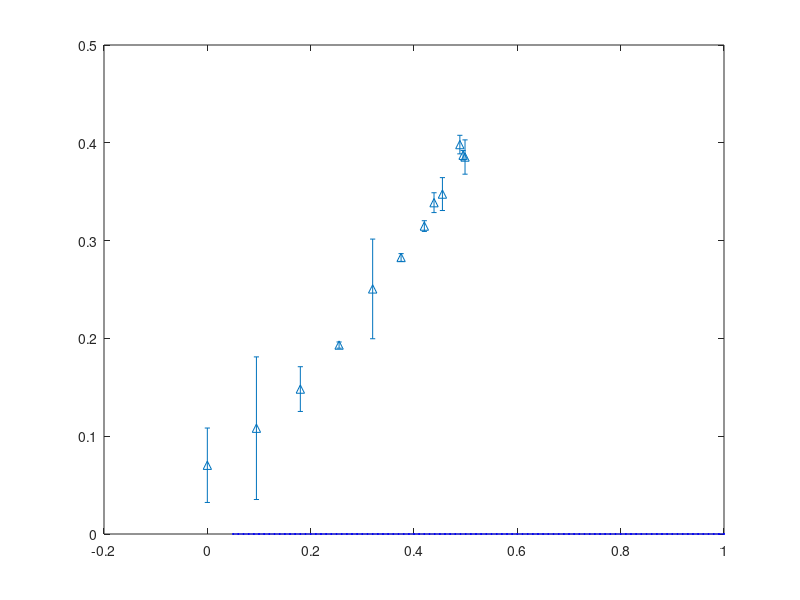

Write the MATLAB code that produced this figure. (Note: this script raises an error after producing the figure.)
close all

% Simulation

addpath('Radius Ratio Variation Simulation Data/')

radiusRatio_array = 0.05:0.01:1;
norm_height_sim = zeros(length(radiusRatio_array),1);

for i = 1:length(radiusRatio_array)
    try
    radiusRatio = radiusRatio_array(i);
    jobName = sprintf( ['r-bi-', '%.0f'], radiusRatio*100);
    filename_short = ['final-short-',jobName,'-output.txt'];

    data_sim=importdata(filename_short);
    
    norm_height_sim (i) = data_sim(1)/0.11;
    catch
        fprintf("Error: File not Found for Radius Ratio %.0f", radiusRatio_array(i));
    end
end

%Experiment
radiusRatio_array_exp = [0.05 0.1 0.15 0.3 0.35 0.4 0.5 0.6 0.7 0.8 0.9 1];
norm_height_exp1 = [41.00, 42.4, 43.10,36.4,36,34,30.6,29.3,21.6,17.9,5,3.9]/110;
norm_height_exp2 = [44.6,42.2,45,40.1,37.7,35.2,31.3,32.1,21.25,13.4,10,12.2]/110;
norm_height_exp3 = [41.6,43.2,43.3,38.2,38.1,34.7,31.4,21.3,20.9,17.6,20.7,7.1]/110;

norm_height_exp = (norm_height_exp1+norm_height_exp2+norm_height_exp3)/3;

error_norm_height_exp = std([norm_height_exp1;norm_height_exp2;norm_height_exp3]);

p = polyfit(radiusRatio_array_exp, norm_height_exp, 3);
py = polyval(p, radiusRatio_array_exp);

pWidth = 4; % inches
pHeight = 3;
colpos = [247 148 30;0 166 81;237 28 36;0 174 239; 0 0 0]/255; % colors

h1 = figure(1);

plot(radiusRatio_array,norm_height_sim,"b*-",'DisplayName','Simulation','MarkerSize',1);
hold on
errorbar(0.5*(1-radiusRatio_array_exp.^2),norm_height_exp,error_norm_height_exp,"^",'DisplayName','Experiment',...
    'MarkerSize',6,'LineWidth',1,'Color', colpos(1,:))

ylabel("Normalized Height H/2R")
xlabel("Radius Ratio")
ylim([0 1])
legend('Location','northeast',"FontSize",12)
set(gcf, 'PaperUnits','inches', 'PaperPosition',[0 0 pWidth pHeight], ...
    'PaperSize', [pWidth pHeight]);
% saveas(h1, "Parametric Variation Plot.pdf");
